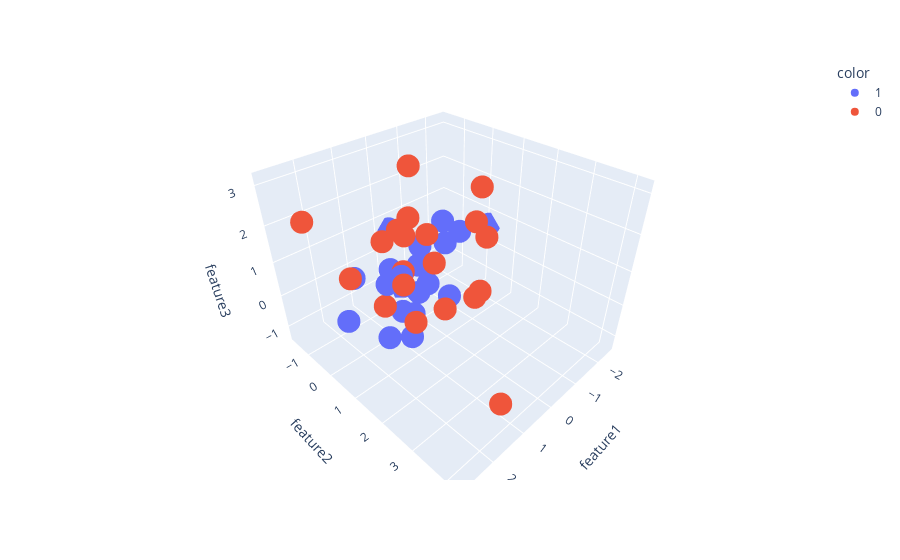

Source (notebook cell):
### Code cell
import plotly.express as px
fig=px.scatter_3d(df,x=df['feature1'],y=df['feature2'],z=df['feature3'],color=df['target'].astype(str))
# fig.update_traces(marker=dict(size=12,
#                               line=dict(width=2,
#                                         color='DarkSlateGrey')),
#                   selector=dict(mode='markers'))
fig.show()

### Figure 1 — Plotly figure (JSON) as saved in the notebook; plotly's stock layout.template omitted (floating-point values rounded to 4 significant figures)
{"data": [{"hovertemplate": "color=1<br>feature1=%{x}<br>feature2=%{y}<br>feature3=%{z}<extra></extra>", "legendgroup": "1", "marker": {"color": "#636efa", "symbol": "circle"}, "mode": "markers", "name": "1", "scene": "scene", "showlegend": true, "type": "scatter3d", "x": [-0.3675, 0.4206, 1.968, -2.506, 0.3223, -0.3316, 0.667, -1.01, 0.2411, -0.04544, -0.9926, -0.4208, 0.9486, 1.415, 1.045, -1.838, 0.1901, -0.02254, 1.267, 1.772], "y": [-1.137, 0.4116, -0.5478, 0.147, 0.06034, -1.632, 0.02581, 0.4417, -0.9525, 1.041, -0.1613, -0.552, 0.7017, 0.4577, 0.5382, -0.9388, 0.5121, 0.01342, 0.1736, -0.3475], "z": [-1.322, -0.07132, -0.6794, 0.6062, -1.043, 0.6191, -0.7776, 1.129, -0.1363, -0.09403, 1.192, -0.1211, -1.051, 0.7289, 0.8121, -0.2018, 0.1315, 0.9359, -1.223, 0.6701]}, {"hovertemplate": "color=0<br>feature1=%{x}<br>feature2=%{y}<br>feature3=%{z}<extra></extra>", "legendgroup": "0", "marker": {"color": "#EF553B", "symbol": "circle"}, "mode": "markers", "name": "0", "scene": "scene", "showlegend": true, "type": "scatter3d", "x": [0.1771, 1.425, 2.224, -0.7233, 2.823, -1.39, 0.3849, 1.677, 1.438, 0.2907, 0.7319, -1.028, -0.7643, 2.011, 0.8989, 1.01, 1.251, 0.2046, 0.7489, 1.234], "y": [-0.5981, 1.441, 0.2304, 1.461, -0.3329, 0.6667, 1.324, 4.188, 1.1, 0.867, 0.5174, 1.131, 1.567, 1.921, 0.436, 1.438, 0.1864, -0.01154, 2.593, 0.05278], "z": [1.227, 0.1826, 1.192, -0.08537, 2.637, 1.344, -0.1032, -0.08056, 1.065, 0.9826, 2.245, 2.603, 1.549, 2.933, 0.821, 2.328, 1.704, 3.151, 1.171, -0.2616]}], "layout": {"legend": {"title": {"text": "color"}, "tracegroupgap": 0}, "margin": {"t": 60}, "scene": {"domain": {"x": [0, 1], "y": [0, 1]}, "xaxis": {"title": {"text": "feature1"}}, "yaxis": {"title": {"text": "feature2"}}, "zaxis": {"title": {"text": "feature3"}}}}}
